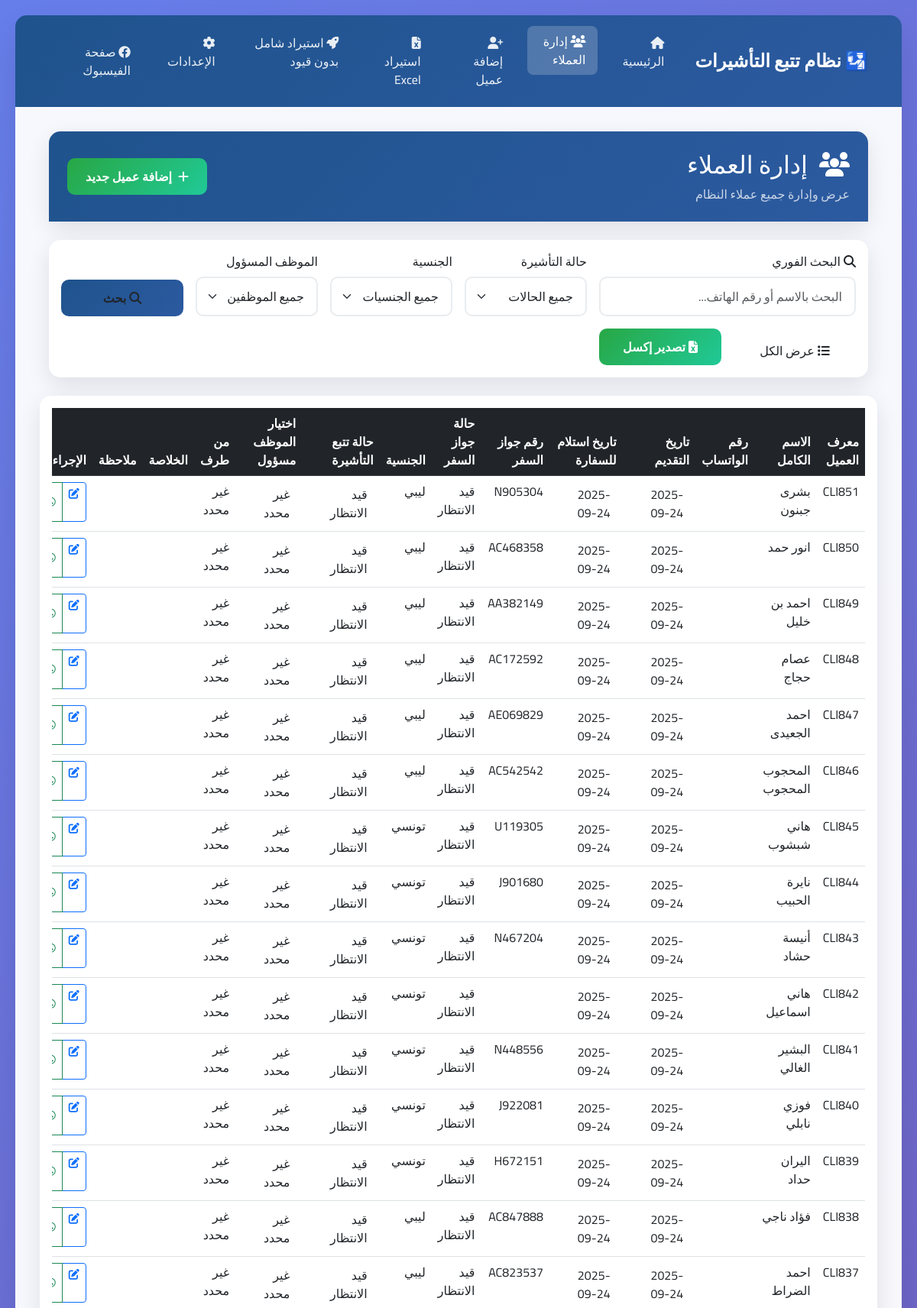
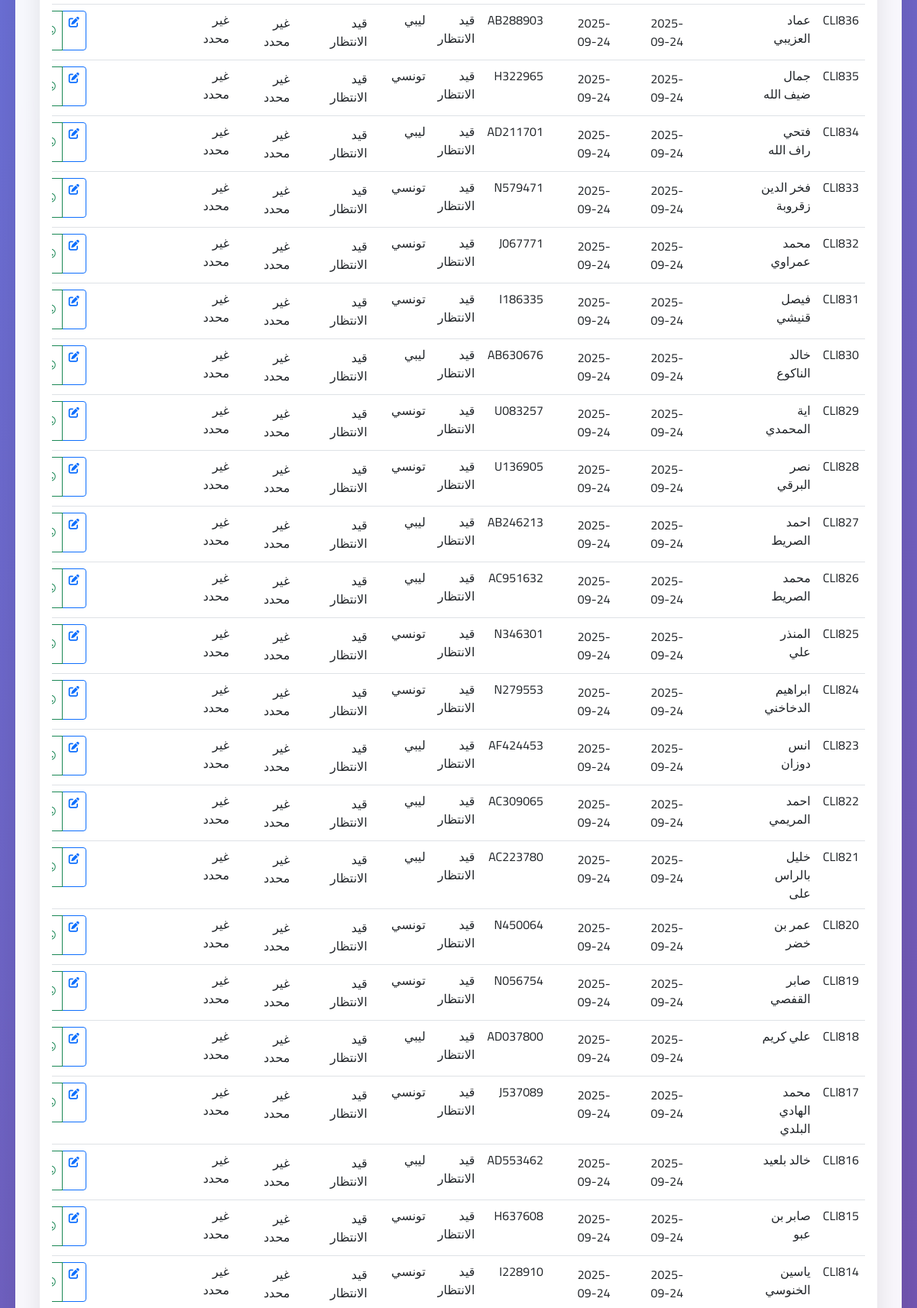
The app's page /clients?page=4&per_page=50&search=&status=&nationality=&employee= (upper part) with its own data (2 pictures, top to bottom).
### tables this page shows
CREATE TABLE clients (
        id INTEGER PRIMARY KEY AUTOINCREMENT,
        client_id TEXT UNIQUE,
        full_name TEXT,
        whatsapp_number TEXT,
        whatsapp_number_clean TEXT,
        application_date TEXT,
        transaction_date TEXT,
        passport_number TEXT,
        passport_status TEXT,
        passport_status_normalized TEXT,
        nationality TEXT,
        visa_status TEXT,
        visa_status_normalized TEXT,
        processed_by TEXT,
        summary TEXT,
        notes TEXT,
        responsible_employee TEXT,
        
        -- Nouvelles colonnes pour supporter tous les formats
        original_row_number INTEGER,
        import_timestamp TEXT,
        is_duplicate BOOLEAN DEFAULT 0,
        has_empty_fields BOOLEAN DEFAULT 0,
        has_errors BOOLEAN DEFAULT 0,
        original_data TEXT,  -- JSON des données originales
        
        -- Colonnes supplémentaires du fichier Excel
        excel_col_0 TEXT,
        excel_col_1 TEXT,
        excel_col_2 TEXT,
        excel_col_3 TEXT,
        excel_col_4 TEXT,
        excel_col_5 TEXT,
        excel_col_6 TEXT,
        excel_col_7 TEXT,
        excel_col_8 TEXT,
        excel_col_9 TEXT,
        excel_col_10 TEXT,
        excel_col_11 TEXT,
        excel_col_12 TEXT,
        
        created_at TIMESTAMP DEFAULT CURRENT_TIMESTAMP,
        updated_at TIMESTAMP DEFAULT CURRENT_TIMESTAMP
    , auto_generated_id BOOLEAN DEFAULT FALSE, empty_name_accepted BOOLEAN DEFAULT FALSE, extra_data TEXT);

### app.py (the view)
@app.route('/clients', endpoint='clients_list')
def clients_list():
    print(f"🎯 ROUTE /clients APPELÉE - DÉBUT DU TRAITEMENT")
    print(f"🎯 URL: {request.url}")
    print(f"🎯 ARGS: {dict(request.args)}")
    try:
        page = int(request.args.get('page', 1))
        per_page_param = request.args.get('per_page', '50')  # Réduit de 100 à 50
        if per_page_param == 'all':
            per_page = 10000  # Nombre très élevé pour afficher tous les clients
        else:
            per_page = int(per_page_param)
        search_term = request.args.get('search', '')
        status_filter = request.args.get('status', '')
        nationality_filter = request.args.get('nationality', '')
        employee_filter = request.args.get('employee', '')
        filters = {}
        if search_term:
            filters['search'] = search_term
        if status_filter and status_filter in Client.VISA_STATUS_OPTIONS:
            filters['visa_status'] = status_filter
        if nationality_filter and nationality_filter in Client.NATIONALITY_OPTIONS:
            filters['nationality'] = nationality_filter
        if employee_filter and employee_filter in Client.EMPLOYEE_OPTIONS:
            filters['responsible_employee'] = employee_filter
        print(f"🎯 AVANT APPEL CONTRÔLEUR - page: {page}, per_page: {per_page}, filters: {filters}")
        if filters:
            clients, total = client_controller.get_filtered_clients(filters, page, per_page)
        else:
            clients, total = client_controller.get_all_clients(page, per_page)
        print(f"🎯 APRÈS APPEL CONTRÔLEUR - clients: {len(clients)}, total: {total}")
        print(f"🎯 PREMIERS CLIENTS: {[c.get('client_id', 'N/A') for c in clients[:3]]}")
        total_pages = (total + per_page - 1) // per_page
        has_prev = page > 1
        has_next = page < total_pages
        pagination = {
            'page': page,
            'per_page': per_page,
            'total': total,
            'total_pages': total_pages,
            'has_prev': has_prev,
            'has_next': has_next,
            'prev_num': page - 1 if has_prev else None,
            'next_num': page + 1 if has_next else None
        }
        mapped_clients = clients
        print(f"🐛 DEBUG CRITIQUE: Nombre de clients récupérés: {len(clients)}")
        print(f"🐛 DEBUG CRITIQUE: Total: {total}")
        print(f"🐛 DEBUG CRITIQUE: Premiers clients: {[c.get('client_id', 'N/A') for c in clients[:3]]}")
        print(f"🐛 DEBUG CRITIQUE: Base de données: {db_manager.db_path}")
        print(f"🐛 DEBUG CRITIQUE: Type de contrôleur: {type(client_controller)}")
        return render_template('clients.html',
                             clients=mapped_clients,
                             pagination=pagination,
                             search_term=search_term,
                             status_filter=status_filter,
                             nationality_filter=nationality_filter,
                             employee_filter=employee_filter,
                             visa_statuses=Client.VISA_STATUS_OPTIONS,
                             nationalities=Client.NATIONALITY_OPTIONS,
                             employees=Client.EMPLOYEE_OPTIONS,
                             app_title='نظام تتبع التأشيرات',
                             company_name='شركة تسهيل للخدمات',
                             facebook_link='https://facebook.com/yourpage')
    except Exception as e:
        flash(f'خطأ في تحميل قائمة العملاء: {str(e)}', 'error')
        return render_template('clients.html', clients=[], pagination={'page': 1, 'total': 0, 'total_pages': 0})

### app.py (called while the page is built)
@app.context_processor
def inject_rtl_support():
    from datetime import datetime
    return {
        'rtl_support': True,
        'app_title': '🛂 نظام تتبع التأشيرات الذكي - TCA',
        'company_name': 'شركة تونس للاستشارات والخدمات',
        'facebook_link': 'https://www.facebook.com/share/1D4dHp2z74/?mibextid=wwXIfr',
        'current_datetime': datetime.now().strftime('%Y-%m-%d %H:%M')
    }

### src/controllers/client_controller.py (called while the page is built)
    def get_all_clients(self, page: int = 1, per_page: int = 50) -> tuple[List[Dict[str, Any]], int]:
        try:
            clients, total = self.db_manager.get_all_clients(page, per_page)
            return [dict(client) for client in clients], total
        except Exception as e:
            print(f"Erreur lors de la récupération des clients: {e}")
            return [], 0

### src/database/database_manager.py (called while the page is built)
    def get_connection(self):
        return sqlite3.connect(self.db_path)

    def get_all_clients(self, page: int = 1, per_page: int = 50) -> tuple[List[sqlite3.Row], int]:
        conn = self.get_connection()
        conn.row_factory = sqlite3.Row
        cursor = conn.cursor()
        try:
            cursor.execute('SELECT COUNT(*) FROM clients')
            total = cursor.fetchone()[0]
            offset = (page - 1) * per_page
            cursor.execute("""
                SELECT * FROM clients
                ORDER BY
                    CASE WHEN client_id IS NULL OR client_id = '' THEN 1 ELSE 0 END ASC,
                    CAST(SUBSTR(client_id, 4) AS INTEGER) DESC
                LIMIT ? OFFSET ?
            """, (per_page, offset))
            clients = cursor.fetchall()
            return clients, total
        finally:
            conn.close()

### templates/clients.html (shortened to what this page needs)
{% extends "base.html" %}
{% block content %}
<div class="container-fluid">
 <div class="row mb-4">
 <div class="col-12">
  <div class="card card-modern">
  <div class="card-header-modern">
   <div class="row align-items-center">
   <div class="col">
    <h2 class="mb-0">
    <i class="fas fa-users me-2"></i> إدارة العملاء
    </h2>
    <p class="mb-0 mt-2 opacity-75">عرض وإدارة جميع عملاء النظام</p>
   </div>
   <div class="col-auto">
    <a href="{{ url_for('add_client') }}" class="btn btn-success-custom">
    <i class="fas fa-plus me-2"></i>إضافة عميل جديد
    </a>
   </div>
   </div>
  </div>
  </div>
 </div>
 </div>
 <div class="row mb-4">
 <div class="col-12">
  <div class="card card-modern">
  <div class="card-body">
   <form method="GET" action="{{ url_for('clients_list') }}" class="row g-3">
   <div class="col-lg-4 col-md-6">
    <label for="search" class="form-label">
    <i class="fas fa-search me-1"></i>البحث الفوري
    </label>
    <input type="text" class="form-control" id="search" name="search"
      value="{{ search_term }}" placeholder="البحث بالاسم أو رقم الهاتف...">
   </div>
   <div class="col-lg-2 col-md-6">
    <label for="status" class="form-label">حالة التأشيرة</label>
    <select class="form-select" id="status" name="status">
    <option value="">جميع الحالات</option>
    </select>
   </div>
   <div class="col-lg-2 col-md-6">
    <label for="nationality" class="form-label">الجنسية</label>
    <select class="form-select" id="nationality" name="nationality">
    <option value="">جميع الجنسيات</option>
    </select>
   </div>
   <div class="col-lg-2 col-md-6">
    <label for="employee" class="form-label">الموظف المسؤول</label>
    <select class="form-select" id="employee" name="employee">
    <option value="">جميع الموظفين</option>
    </select>
   </div>
   <div class="col-lg-2 col-md-6 d-flex align-items-end">
    <button type="submit" class="btn btn-primary-custom w-100">
    <i class="fas fa-search me-1"></i>بحث
    </button>
   </div>
   <div class="col-lg-2 col-md-6 d-flex align-items-end">
    <a href="{{ url_for('clients_list', per_page='all') }}" class="btn btn-info-custom w-100">
    <i class="fas fa-list me-1"></i>عرض الكل
    </a>
   </div>
   <div class="col-lg-2 col-md-6 d-flex align-items-end">
    <button type="button" class="btn btn-success-custom w-100" onclick="exportToExcel()">
    <i class="fas fa-file-excel me-1"></i>تصدير إكسل
    </button>
   </div>
   </div>
  </div>
  </div>
 </div>
 </div>
 <div class="row">
 <div class="col-12">
  <div class="card card-modern">
  <div class="card-body">
   {% if clients and clients|length > 0 %}
   <div class="table-responsive">
    <table class="table table-hover">
    <thead class="table-dark">
     <tr>
     <th>معرف العميل</th>
     <th>الاسم الكامل</th>
     <th>رقم الواتساب</th>
     <th>تاريخ التقديم</th>
     <th>تاريخ استلام للسفارة</th>
     <th>رقم جواز السفر</th>
     <th>حالة جواز السفر</th>
     <th>الجنسية</th>
     <th>حالة تتبع التأشيرة</th>
     <th>اختيار الموظف مسؤول</th>
     <th>من طرف</th>
     <th>الخلاصة</th>
     <th>ملاحظة</th>
     <th>الإجراءات</th>
     </tr>
    </thead>
    <tbody>
     {% for client in clients %}
     <tr>
     <td>{{ client.get('client_id', 'غير محدد') }}</td>
     <td>{{ client.get('full_name', 'غير محدد') }}</td>
     <td>{{ client.get('whatsapp_number', 'غير محدد') }}</td>
     <td>
      <div class="inline-edit-container" data-field="application_date" data-client-id="{{ client.get('client_id', '') }}">
       <div class="inline-edit-display">
        <span class="field-value">{{ client.get('file_date', client.get('application_date', 'غير محدد')) }}</span>
       </div>
      </div>
     </td>
     <td>
      <div class="inline-edit-container" data-field="transaction_date" data-client-id="{{ client.get('client_id', '') }}">
       <div class="inline-edit-display">
        <span class="field-value">{{ client.get('reception_date', client.get('transaction_date', 'غير محدد')) }}</span>
       </div>
      </div>
     </td>
     <td>{{ client.get('passport_number', 'غير محدد') }}</td>
     <td>{{ client.get('passport_status', 'غير محدد') }}</td>
     <td>{{ client.get('nationality', 'غير محدد') }}</td>
     <td>
      <div class="inline-edit-container" data-field="visa_status" data-client-id="{{ client.get('client_id', '') }}">
       <div class="inline-edit-display">
        <span class="field-value">{{ client.get('visa_status', 'غير محدد') }}</span>
       </div>
      </div>
     </td>
     <td>
      <div class="inline-edit-container" data-field="responsible_employee" data-client-id="{{ client.get('client_id', '') }}">
       <div class="inline-edit-display">
        <span class="field-value">{{ client.get('responsible_employee', 'غير محدد') }}</span>
       </div>
      </div>
     </td>
     <td>{{ client.get('processed_by', 'غير محدد') }}</td>
     <td>{{ client.get('summary', 'غير محدد') }}</td>
     <td>{{ client.get('notes', 'غير محدد') }}</td>
     <td>
      <div class="btn-group" role="group">
      <a href="{{ url_for('edit_client', client_id=client.get('client_id', '')) }}"
        class="btn btn-sm btn-outline-primary" title="تعديل">
       <i class="fas fa-edit"></i>
      </a>
      <button type="button" class="btn btn-sm btn-outline-success"
       onclick="sendWhatsAppTest('{{ client.get('client_id', '') }}')"
       title="إرسال رسالة واتساب">
       <i class="fab fa-whatsapp"></i>
      </button>
      </div>
     </td>
     </tr>
     {% endfor %}
    </tbody>
    </table>
   </div>
   {% else %}
   <div class="text-center py-5">
    <i class="fas fa-users fa-3x text-muted mb-3"></i>
    <h4 class="text-muted">لا توجد نتائج</h4>
    <p class="text-muted">لم يتم العثور على أي عملاء مطابقين للمعايير المحددة</p>
   </div>
   {% endif %}
  </div>
  </div>
  </div>
 </div>
</div>
{% endblock %}

### static/css/styles.fd3d584b206e4d6370ba.css (style rules this page uses)
:root { --primary-color:#1f538d;--secondary-color:#2c5aa0;--accent-color:#f8f9fa;--success-color:#28a745;--warning-color:#ffc107;--danger-color:#dc3545;--info-color:#17a2b8;--dark-color:#343a40;--light-color:#f8f9fa }
body { background:linear-gradient(135deg,#667eea,#764ba2);direction:rtl;font-family:Cairo,sans-serif;min-height:100vh }
.card-modern { background:#fff;border:none;border-radius:15px;box-shadow:0 10px 30px rgba(0,0,0,.1);transition:all .3s ease }
.card-header-modern { border-radius:15px 15px 0 0!important;color:#fff;padding:1.5rem }
.btn-primary-custom,.card-header-modern { background:linear-gradient(135deg,var(--primary-color) 0,var(--secondary-color) 100%);border:none }
.btn-primary-custom { border-radius:10px;font-weight:600;padding:.75rem 1.5rem;transition:all .3s ease }
.btn-success-custom { background:linear-gradient(135deg,var(--success-color) 0,#20c997 100%);border:none;border-radius:10px;color:#fff;font-weight:600;padding:.75rem 1.5rem;transition:all .3s ease }
.form-control,.form-select { border:2px solid #e9ecef;border-radius:10px;padding:.75rem 1rem;transition:all .3s ease }
.table-responsive { -webkit-overflow-scrolling:touch }
* { backface-visibility:hidden;transform:translateZ(0) }
.col-lg-4.col-md-6 { position:relative }
.inline-edit-container { cursor:pointer;position:relative;transition:all .2s ease }
.inline-edit-display { align-items:center;display:flex;justify-content:space-between;min-height:32px;padding:4px 8px }

### records on screen
clients: get "CLI851", get "بشرى جبنون", get "2025-09-24", get "N905304", get "قيد الانتظار", get "ليبي", get "غير محدد"
clients: get "CLI850", get "انور حمد", get "2025-09-24", get "AC468358", get "قيد الانتظار", get "ليبي", get "غير محدد"
clients: get "CLI849", get "احمد بن خليل", get "2025-09-24", get "AA382149", get "قيد الانتظار", get "ليبي", get "غير محدد"
clients: get "CLI848", get "عصام حجاج", get "2025-09-24", get "AC172592", get "قيد الانتظار", get "ليبي", get "غير محدد"
clients: get "CLI847", get "احمد الجعيدى", get "2025-09-24", get "AE069829", get "قيد الانتظار", get "ليبي", get "غير محدد"
clients: get "CLI846", get "المحجوب المحجوب", get "2025-09-24", get "AC542542", get "قيد الانتظار", get "ليبي", get "غير محدد"
clients: get "CLI845", get "هاني شبشوب", get "2025-09-24", get "U119305", get "قيد الانتظار", get "تونسي", get "غير محدد"
clients: get "CLI844", get "نايرة الحبيب", get "2025-09-24", get "J901680", get "قيد الانتظار", get "تونسي", get "غير محدد"
clients: get "CLI843", get "أنيسة حشاد", get "2025-09-24", get "N467204", get "قيد الانتظار", get "تونسي", get "غير محدد"
clients: get "CLI842", get "هاني اسماعيل", get "2025-09-24", get "قيد الانتظار", get "تونسي", get "غير محدد"
clients: get "CLI841", get "البشير الغالي", get "2025-09-24", get "N448556", get "قيد الانتظار", get "تونسي", get "غير محدد"
clients: get "CLI840", get "فوزي نابلي", get "2025-09-24", get "J922081", get "قيد الانتظار", get "تونسي", get "غير محدد"
clients: get "CLI839", get "اليران حداد", get "2025-09-24", get "H672151", get "قيد الانتظار", get "تونسي", get "غير محدد"
clients: get "CLI838", get "فؤاد ناجي", get "2025-09-24", get "AC847888", get "قيد الانتظار", get "ليبي", get "غير محدد"
clients: get "CLI837", get "احمد الضراط", get "2025-09-24", get "AC823537", get "قيد الانتظار", get "ليبي", get "غير محدد"
clients: get "CLI836", get "عماد العزيبي", get "2025-09-24", get "AB288903", get "قيد الانتظار", get "ليبي", get "غير محدد"
clients: get "CLI835", get "جمال ضيف الله", get "2025-09-24", get "H322965", get "قيد الانتظار", get "تونسي", get "غير محدد"
clients: get "CLI834", get "فتحي راف الله", get "2025-09-24", get "AD211701", get "قيد الانتظار", get "ليبي", get "غير محدد"
clients: get "CLI833", get "فخر الدين زقروبة", get "2025-09-24", get "N579471", get "قيد الانتظار", get "تونسي", get "غير محدد"
clients: get "CLI832", get "محمد عمراوي", get "2025-09-24", get "J067771", get "قيد الانتظار", get "تونسي", get "غير محدد"
clients: get "CLI831", get "فيصل قنيشي", get "2025-09-24", get "I186335", get "قيد الانتظار", get "تونسي", get "غير محدد"
clients: get "CLI830", get "خالد الناكوع", get "2025-09-24", get "AB630676", get "قيد الانتظار", get "ليبي", get "غير محدد"
clients: get "CLI829", get "اية المحمدي", get "2025-09-24", get "U083257", get "قيد الانتظار", get "تونسي", get "غير محدد"
clients: get "CLI828", get "نصر البرقي", get "2025-09-24", get "U136905", get "قيد الانتظار", get "تونسي", get "غير محدد"
clients: get "CLI827", get "احمد الصريط", get "2025-09-24", get "AB246213", get "قيد الانتظار", get "ليبي", get "غير محدد"
clients: get "CLI826", get "محمد الصريط", get "2025-09-24", get "AC951632", get "قيد الانتظار", get "ليبي", get "غير محدد"
clients: get "CLI825", get "المنذر علي", get "2025-09-24", get "N346301", get "قيد الانتظار", get "تونسي", get "غير محدد"
clients: get "CLI824", get "ابراهيم الدخاخني", get "2025-09-24", get "N279553", get "قيد الانتظار", get "تونسي", get "غير محدد"
clients: get "CLI823", get "انس دوزان", get "2025-09-24", get "AF424453", get "قيد الانتظار", get "ليبي", get "غير محدد"
clients: get "CLI822", get "احمد المريمي", get "2025-09-24", get "AC309065", get "قيد الانتظار", get "ليبي", get "غير محدد"
clients: get "CLI821", get "خليل بالراس على", get "2025-09-24", get "AC223780", get "قيد الانتظار", get "ليبي", get "غير محدد"
clients: get "CLI820", get "عمر بن خضر", get "2025-09-24", get "N450064", get "قيد الانتظار", get "تونسي", get "غير محدد"
clients: get "CLI819", get "صابر القفصي", get "2025-09-24", get "N056754", get "قيد الانتظار", get "تونسي", get "غير محدد"
clients: get "CLI818", get "علي كريم", get "2025-09-24", get "AD037800", get "قيد الانتظار", get "ليبي", get "غير محدد"
clients: get "CLI817", get "محمد الهادي البلدي", get "2025-09-24", get "J537089", get "قيد الانتظار", get "تونسي", get "غير محدد"
clients: get "CLI816", get "خالد بلعيد", get "2025-09-24", get "AD553462", get "قيد الانتظار", get "ليبي", get "غير محدد"
clients: get "CLI815", get "صابر بن عبو", get "2025-09-24", get "H637608", get "قيد الانتظار", get "تونسي", get "غير محدد"
clients: get "CLI814", get "ياسين الخنوسي", get "2025-09-24", get "I228910", get "قيد الانتظار", get "تونسي", get "غير محدد"

### other values on screen
{{ app_title }} "نظام تتبع التأشيرات"
